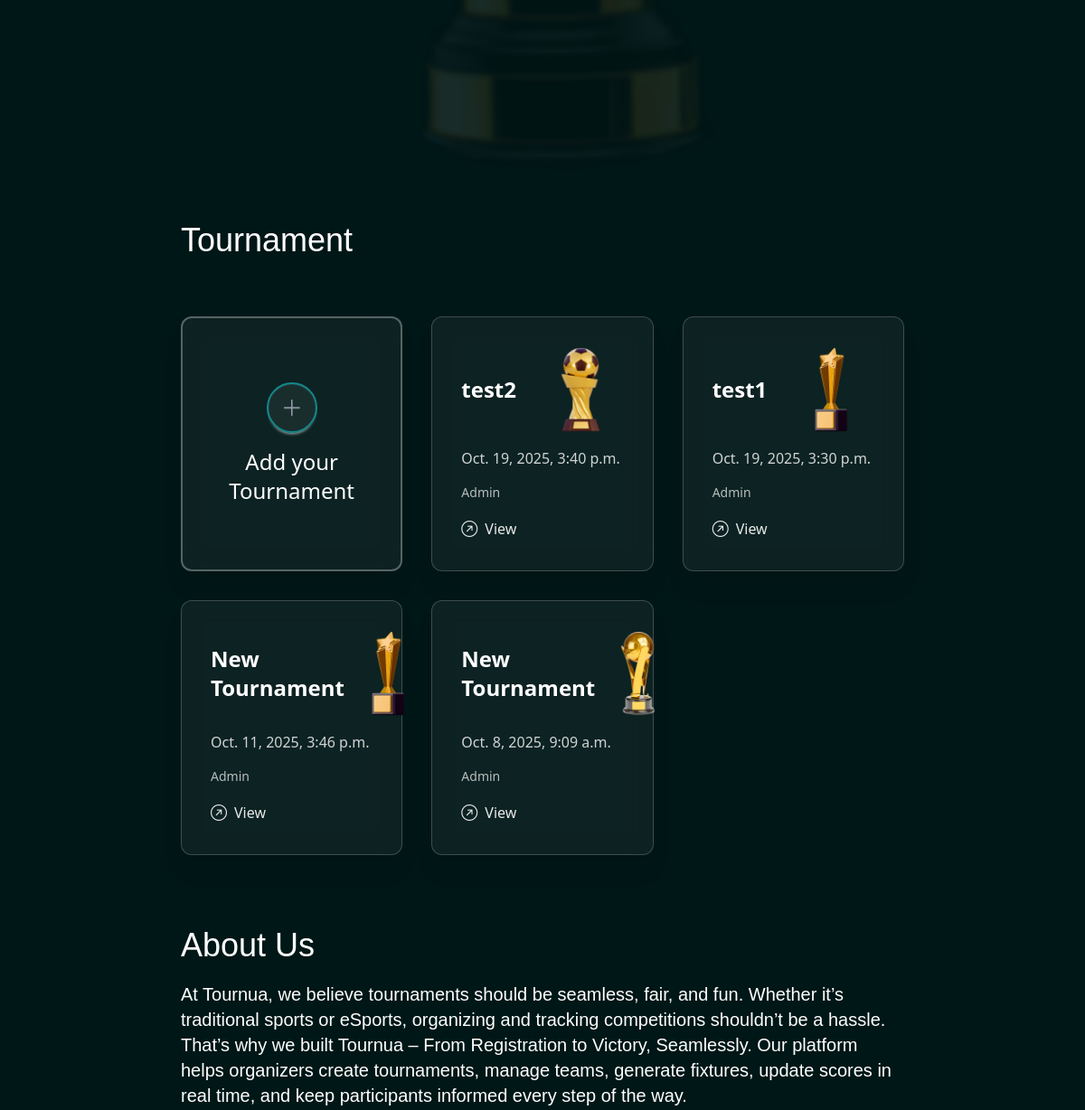
Page /Tournua/join-tournament/ (signed in, middle part) on the earlier database version.
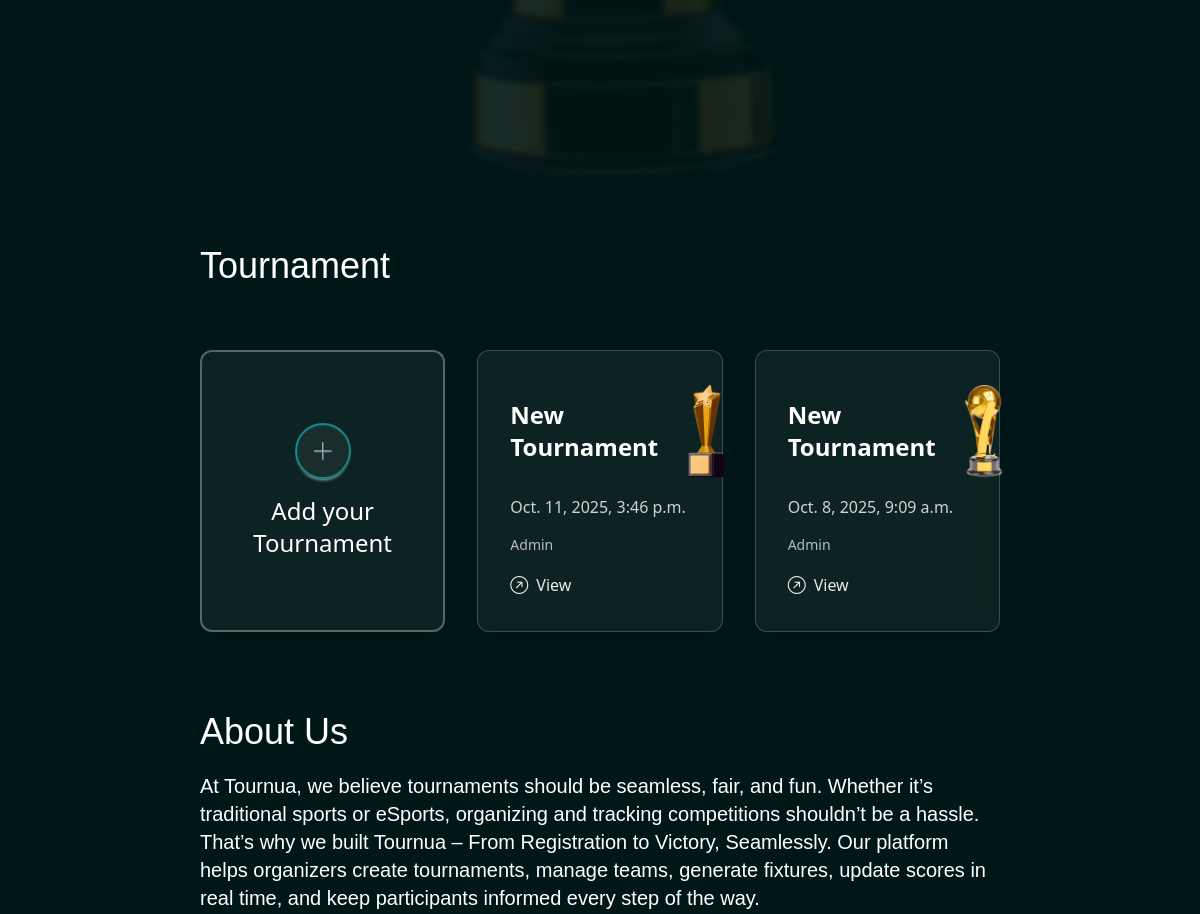
Same page on the later database version.
### tournua/models.py (models this page shows, shortened)
class Tournament(models.Model):
    TROPHY_CHOICES = [
        ("Trophy1.png", "Golden Cup"),
        ("Trophy2.png", "Silver Cup"),
        ("Trophy3.png", "Bronze Cup"),
        ("Trophy4.png", "Bronze Cup"),
    ]
    user = models.ForeignKey(UserAccount, on_delete=models.CASCADE, related_name="tournaments")
    code = models.CharField(max_length=8, unique=True, editable=False)
    name = models.CharField(max_length=200)
    description = models.TextField(blank=True)
    trophy = models.CharField(max_length=20, choices=TROPHY_CHOICES, blank=True, null=True)
    tournament_type = models.CharField(max_length=50, choices=[("online", "Online"), ("offline", "Offline")])
    player_type = models.CharField(max_length=50, choices=[("single", "Single"), ("team", "Team")])
    format = models.CharField(max_length=50, choices=[("Knockout", "Knockout"), ("League", "League")])
    num_groups = models.IntegerField(default=1)
    teams_per_group = models.IntegerField(default=4)
    created_at = models.DateTimeField(auto_now_add=True)
    participants = models.ManyToManyField(UserAccount, related_name="joined_tournaments", blank=True)

### tournua/views.py (the view, shortened to what this page needs)
# urls.py: path('join-tournament/', views.join_tournament, name='join_tournament'),
def join_tournament(request):
    user_id = request.session.get("user_id")
    if not user_id:
        return redirect("login")
    user = UserAccount.objects.get(id=user_id)
    error = None
    created_tournaments = Tournament.objects.filter(user=user).order_by('-created_at')
    joined_tournaments = Tournament.objects.filter(participants=user).exclude(user=user).order_by('-created_at')
    tournaments = list(created_tournaments) + list(joined_tournaments)
    return render(request, "demo.html", {
        "error": error,
        "tournaments": tournaments,
        "user": user,
        "name": user.full_name.split(" ")[0]
    })

### template/demo.html (shortened to what this page needs)
{% load static %}
<!DOCTYPE html>
<html lang="en">
<head>
    <link href="https://cdn.jsdelivr.net/npm/daisyui@5" rel="stylesheet" type="text/css" />
    <script src="https://cdn.jsdelivr.net/npm/@tailwindcss/browser@4"></script>
    <link rel="stylesheet" href="https://cdn.jsdelivr.net/npm/bootstrap-icons@1.13.1/font/bootstrap-icons.min.css">
    <link rel="stylesheet" href="{% static 'css/style.css' %}">
</head>
<body class="bg-[#001717]">
    <main>
        <section class="flex items-center justify-center gap-4 ">
            <div class="mx-auto h-auto lg:h-[900px] lg:w-[1100px] bg-cover bg-center"
                style="background-image: url('{% static 'images/trophy1.png' %}');">
                <div class="flex flex-col items-center justify-center h-full text-center font-poppins mt-30 lg:mt-0">
                </div>
            </div>
        </section>
        <section class="mb-20">
            <div class="lg:w-8/12 lg:mx-auto h-auto mx-5 grid grid-cols-1 lg:grid-cols-3 gap-8">
                <h1 class="col-span-full text-3xl sm:text-4xl font-cs-gelios text-white mb-8 text-center lg:text-left">
                    Tournament
                </h1>
                <div class="w-full flex flex-col gap-4 items-center justify-center
                    rounded-xl border-2 border-white/30
                    bg-white/5 backdrop-blur-md shadow-xl p-6 sm:p-10 text-center">
                    <label
                        for="add_tournament"
                        id="add_tournament_btn"
                        class="btn border-2 border-[#13898B] text-white rounded-full w-14 h-14 bg-white/5 flex items-center justify-center transition duration-200 hover:border-[#13C4C6] hover:bg-white/10">
                        <i class="bi bi-plus-lg text-2xl text-gray-400"></i>
                    </label>
                    <p class="text-2xl text-white font-medium">Add your Tournament</p>
                </div>
                {% for i in tournaments %}
                    <div class="tournament-card w-full max-w-lg mx-auto lg:max-w-md bg-white/5 backdrop-blur-md rounded-xl border border-white/20 shadow-xl p-6 lg:p-8 flex flex-col gap-4">
                        <div class="flex flex-col sm:flex-row sm:items-center sm:justify-between gap-4 sm:gap-0">
                            <p class="text-white text-lg sm:text-xl lg:text-2xl font-semibold">
                                {{i.name}}
                            </p>
                            {% if i.trophy %}
                                <img src="{% static 'trophies/'|add:i.trophy %}" alt="Trophy" class="w-16 h-16 sm:w-20 sm:h-20 lg:w-24 lg:h-24 object-contain mx-auto sm:mx-0 lg:scale-120">
                            {% else %}
                                <img src="{% static 'trophies/Trophy1.png' %}" alt="Trophy" class="w-16 h-16 sm:w-20 sm:h-20 lg:w-24 lg:h-24 object-contain mx-auto sm:mx-0 lg:scale-120">
                            {% endif %}
                        </div>
                        <p class="text-white/80 text-sm sm:text-base">
                            {{i.created_at}}
                        </p>
                        <p class="text-sm text-white/70">
                            {% if user.id == i.user.id %}
                                Admin
                            {% else %}
                                Created by {{ i.user.full_name }}
                            {% endif %}
                        </p>
                        <a href="{% url 'viewTournament' i.id %}" class="inline-flex items-center text-white/90 hover:text-white font-medium text-sm sm:text-base transition-all">
                            <i class="bi bi-arrow-up-right-circle mr-2 text-lg"></i> View
                        </a>
                    </div>
                {% endfor %}
            </div>
        </section>
        <section class="lg:w-8/12 mx-auto h-auto mb-25">
            <div class="mx-5 lg:mx-0 text-center lg:text-left">
                <h1 class="text-4xl font-cs-gelios text-white mb-5">About Us</h1>
                <p class="text-xl text-white font-poppins">At Tournua, we believe tournaments should be seamless, fair, and fun. Whether it’s traditional sports or eSports, organizing and tracking competitions shouldn’t be a hassle.<br>
                That’s why we built Tournua – From Registration to Victory, Seamlessly. Our platform helps organizers create tournaments, manage teams, generate fixtures, update scores in real time, and keep participants informed every step of the way.</p>
            </div>
        </section>
    </main>
</body>
</html>

### static/css/style.css (style rules this page uses)
.font-cs-gelios { font-family: "CS Gelios", sans-serif; }
.font-poppins { font-family: "Poppins", sans-serif; }

Differences in the rows shown:
removed Tournament: name "test2", trophy (picture), created_at "Oct. 19, 2025, 3:40 p.m.", shows "Admin"
removed Tournament: name "test1", trophy (picture), created_at "Oct. 19, 2025, 3:30 p.m.", shows "Admin"
